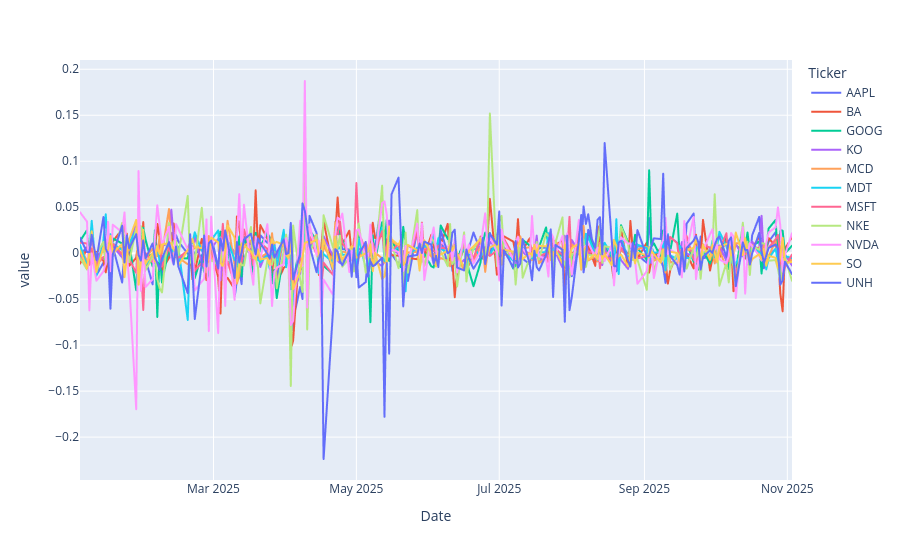

The cell this chart's notebook holds for it:
### Code cell
df = test.getSimpleReturnHistory()
fig = px.line(df, x = df.index, y = df.columns)
fig.show()

### Figure 1 — Plotly figure (JSON) as saved in the notebook; plotly's stock layout.template omitted (floating-point values rounded to 4 significant figures; data arrays with more than 128 entries replaced by an {"elided": "..."} marker saying what was removed)
{"data": [{"hovertemplate": "Ticker=AAPL<br>Date=%{x}<br>value=%{y}<extra></extra>", "legendgroup": "AAPL", "line": {"color": "#636efa", "dash": "solid"}, "marker": {"symbol": "circle"}, "mode": "lines", "name": "AAPL", "showlegend": true, "type": "scattergl", "x": {"elided": "209 str values"}, "xaxis": "x", "y": {"elided": "209 float values"}, "yaxis": "y"}, {"hovertemplate": "Ticker=BA<br>Date=%{x}<br>value=%{y}<extra></extra>", "legendgroup": "BA", "line": {"color": "#EF553B", "dash": "solid"}, "marker": {"symbol": "circle"}, "mode": "lines", "name": "BA", "showlegend": true, "type": "scattergl", "x": {"elided": "209 str values"}, "xaxis": "x", "y": {"elided": "209 float values"}, "yaxis": "y"}, {"hovertemplate": "Ticker=GOOG<br>Date=%{x}<br>value=%{y}<extra></extra>", "legendgroup": "GOOG", "line": {"color": "#00cc96", "dash": "solid"}, "marker": {"symbol": "circle"}, "mode": "lines", "name": "GOOG", "showlegend": true, "type": "scattergl", "x": {"elided": "209 str values"}, "xaxis": "x", "y": {"elided": "209 float values"}, "yaxis": "y"}, {"hovertemplate": "Ticker=KO<br>Date=%{x}<br>value=%{y}<extra></extra>", "legendgroup": "KO", "line": {"color": "#ab63fa", "dash": "solid"}, "marker": {"symbol": "circle"}, "mode": "lines", "name": "KO", "showlegend": true, "type": "scattergl", "x": {"elided": "209 str values"}, "xaxis": "x", "y": {"elided": "209 float values"}, "yaxis": "y"}, {"hovertemplate": "Ticker=MCD<br>Date=%{x}<br>value=%{y}<extra></extra>", "legendgroup": "MCD", "line": {"color": "#FFA15A", "dash": "solid"}, "marker": {"symbol": "circle"}, "mode": "lines", "name": "MCD", "showlegend": true, "type": "scattergl", "x": {"elided": "209 str values"}, "xaxis": "x", "y": {"elided": "209 float values"}, "yaxis": "y"}, {"hovertemplate": "Ticker=MDT<br>Date=%{x}<br>value=%{y}<extra></extra>", "legendgroup": "MDT", "line": {"color": "#19d3f3", "dash": "solid"}, "marker": {"symbol": "circle"}, "mode": "lines", "name": "MDT", "showlegend": true, "type": "scattergl", "x": {"elided": "209 str values"}, "xaxis": "x", "y": {"elided": "209 float values"}, "yaxis": "y"}, {"hovertemplate": "Ticker=MSFT<br>Date=%{x}<br>value=%{y}<extra></extra>", "legendgroup": "MSFT", "line": {"color": "#FF6692", "dash": "solid"}, "marker": {"symbol": "circle"}, "mode": "lines", "name": "MSFT", "showlegend": true, "type": "scattergl", "x": {"elided": "209 str values"}, "xaxis": "x", "y": {"elided": "209 float values"}, "yaxis": "y"}, {"hovertemplate": "Ticker=NKE<br>Date=%{x}<br>value=%{y}<extra></extra>", "legendgroup": "NKE", "line": {"color": "#B6E880", "dash": "solid"}, "marker": {"symbol": "circle"}, "mode": "lines", "name": "NKE", "showlegend": true, "type": "scattergl", "x": {"elided": "209 str values"}, "xaxis": "x", "y": {"elided": "209 float values"}, "yaxis": "y"}, {"hovertemplate": "Ticker=NVDA<br>Date=%{x}<br>value=%{y}<extra></extra>", "legendgroup": "NVDA", "line": {"color": "#FF97FF", "dash": "solid"}, "marker": {"symbol": "circle"}, "mode": "lines", "name": "NVDA", "showlegend": true, "type": "scattergl", "x": {"elided": "209 str values"}, "xaxis": "x", "y": {"elided": "209 float values"}, "yaxis": "y"}, {"hovertemplate": "Ticker=SO<br>Date=%{x}<br>value=%{y}<extra></extra>", "legendgroup": "SO", "line": {"color": "#FECB52", "dash": "solid"}, "marker": {"symbol": "circle"}, "mode": "lines", "name": "SO", "showlegend": true, "type": "scattergl", "x": {"elided": "209 str values"}, "xaxis": "x", "y": {"elided": "209 float values"}, "yaxis": "y"}, {"hovertemplate": "Ticker=UNH<br>Date=%{x}<br>value=%{y}<extra></extra>", "legendgroup": "UNH", "line": {"color": "#636efa", "dash": "solid"}, "marker": {"symbol": "circle"}, "mode": "lines", "name": "UNH", "showlegend": true, "type": "scattergl", "x": {"elided": "209 str values"}, "xaxis": "x", "y": {"elided": "209 float values"}, "yaxis": "y"}], "layout": {"legend": {"title": {"text": "Ticker"}, "tracegroupgap": 0}, "margin": {"t": 60}, "xaxis": {"anchor": "y", "domain": [0, 1], "title": {"text": "Date"}}, "yaxis": {"anchor": "x", "domain": [0, 1], "title": {"text": "value"}}}}
